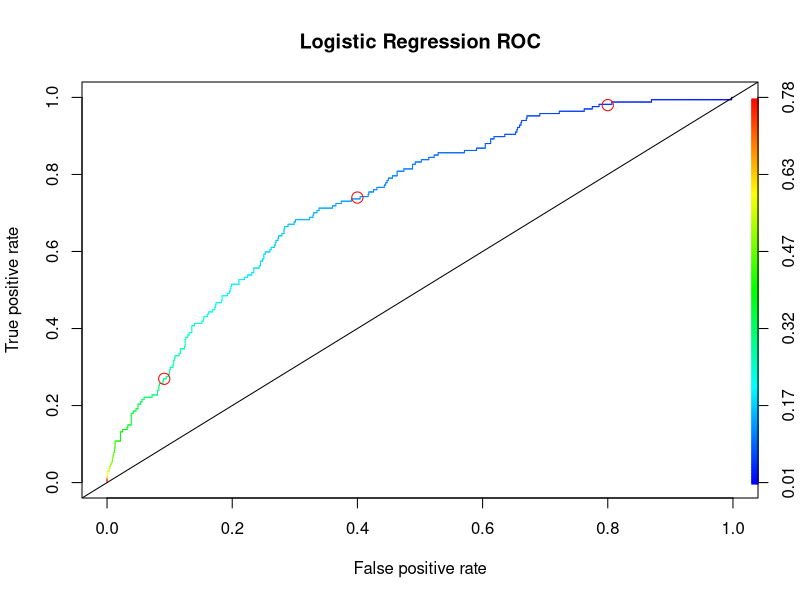
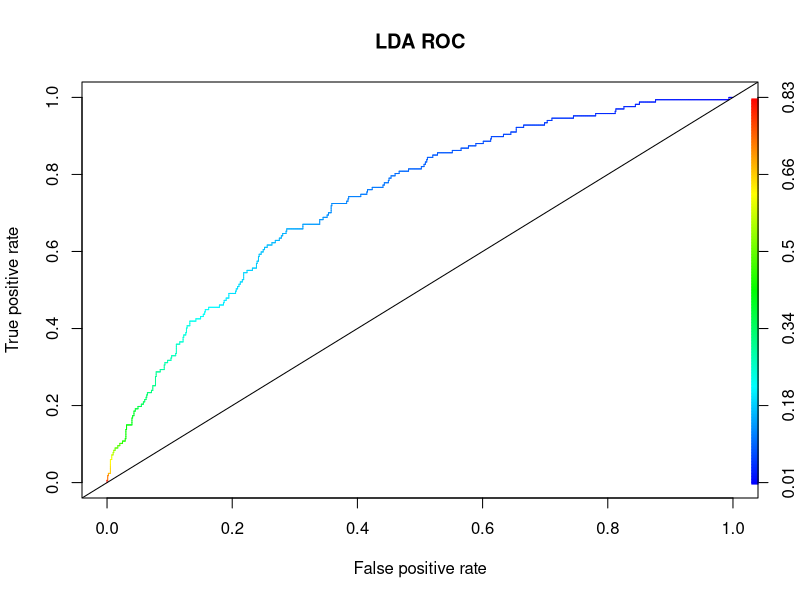
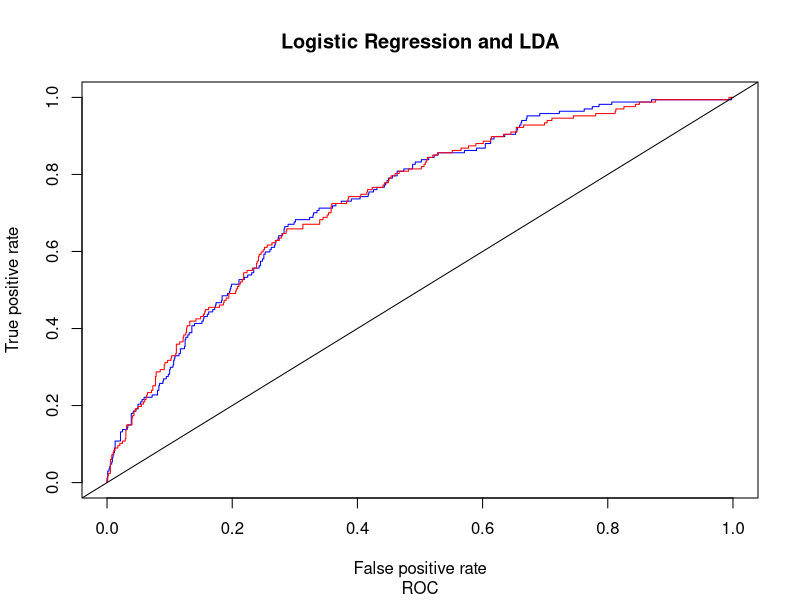

Write R code to recreate these figures, in order.
library(car)
library(caTools)
library(GGally)
library(ROCR)
library(dplyr)
library(MASS)
chd_df <- read.csv("framingham.csv")

set.seed(100)

#test/train split
split <- sample.split(chd_df$TenYearCHD, SplitRatio  = .7)
training_set <- subset(chd_df, split == TRUE)
test_set <-subset(chd_df,split == FALSE)



chd_mod<-glm(TenYearCHD ~ male + age + cigsPerDay + totChol + glucose + sysBP,data=training_set,family="binomial")

print (summary(chd_mod))
print (vif(chd_mod))

# Prediction on test set
pred<-predict(chd_mod,newdata=test_set,type="response")
print( summary(pred))
print(str(pred))


table(test_set$TenYearCHD)
167/(930+176)


table(test_set$TenYearCHD, pred > .5)
#Accuracy:
#(924+8)/(924+6+159+8) = 0.8495898

#True Positive Rate:
#8/(8+159) = 0.04790419

#False Positive Rate:
#6/(6+924) = 0.006451613



#threshold probability of .289
table(test_set$TenYearCHD, pred > 0.289)

#Accuracy:
#(845+45)/(845+85+122+45) = 0.8113036

#True Positive:
#45/(45+122) = 0.2694611

#False Positive:
#85/(85+845) = 0.09139785


# Predicting an observation
obs<-data.frame(male=c(0),age=c(51),cigsPerDay=c(20),totChol=c(220),glucose=c(78),sysBP=c(140.))
outcome <- predict(chd_mod, newdata = obs , type="response")
#outcome value = 0.1412832



# ROC Curves

#logistic
rocr.lr.pred<-prediction(pred,test_set$TenYearCHD)
logperformance<-performance(rocr.lr.pred,"tpr","fpr")
plot(logperformance,colorize=TRUE, main="Logistic Regression ROC")
points(0.091397,0.269411, col="red",cex=1.5)
points(0.4,0.74, col="red",cex=1.5)
points(0.8,0.98, col="red",cex=1.5)
abline(0,1)
as.numeric(performance(rocr.lr.pred, "auc")@y.values)


#lda 
chd_mod_lda <- lda(TenYearCHD ~.,data=training_set)
pred_lda <- predict(chd_mod_lda, newdata = test_set, type="responds")
pred_lda_probs <- pred_lda$posterior[,2]

rocr.lda.pred <- prediction(pred_lda_probs, test_set$TenYearCHD)
ldaPerformance <- performance(rocr.lda.pred, "tpr", "fpr")
plot(ldaPerformance, colorize = TRUE, main= "LDA ROC")
abline(0, 1)
as.numeric(performance(rocr.lda.pred, "auc")@y.values)

plot(logperformance, col="blue", main= 'Logistic Regression and LDA', sub="ROC")
plot(ldaPerformance, col="red", add=TRUE)
abline(0,1)
